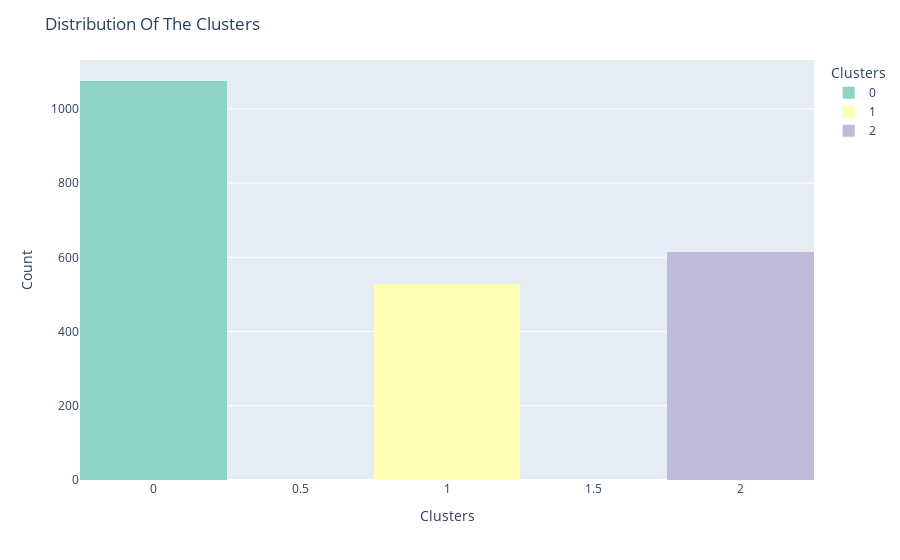

Notebook code for this chart:
### Code cell
# Create a countplot using Plotly Express
fig = px.histogram(data_frame=df, x="Clusters", color="Clusters", color_discrete_sequence=palette,nbins=7)

# Update the layout and title
fig.update_layout(title="Distribution Of The Clusters")
fig.update_xaxes(title_text="Clusters")
fig.update_yaxes(title_text="Count")

# Show the plot
fig.show()

### Figure 1 — Plotly figure (JSON) as saved in the notebook; plotly's stock layout.template omitted (floating-point values rounded to 4 significant figures; data arrays with more than 128 entries replaced by an {"elided": "..."} marker saying what was removed)
{"data": [{"alignmentgroup": "True", "bingroup": "x", "hovertemplate": "Clusters=%{x}<br>count=%{y}<extra></extra>", "legendgroup": "0", "marker": {"color": "rgb(141,211,199)", "pattern": {"shape": ""}}, "name": "0", "nbinsx": 7, "offsetgroup": "0", "orientation": "v", "showlegend": true, "type": "histogram", "x": {"elided": "1075 int values"}, "xaxis": "x", "yaxis": "y"}, {"alignmentgroup": "True", "bingroup": "x", "hovertemplate": "Clusters=%{x}<br>count=%{y}<extra></extra>", "legendgroup": "1", "marker": {"color": "rgb(255,255,179)", "pattern": {"shape": ""}}, "name": "1", "nbinsx": 7, "offsetgroup": "1", "orientation": "v", "showlegend": true, "type": "histogram", "x": {"elided": "528 int values"}, "xaxis": "x", "yaxis": "y"}, {"alignmentgroup": "True", "bingroup": "x", "hovertemplate": "Clusters=%{x}<br>count=%{y}<extra></extra>", "legendgroup": "2", "marker": {"color": "rgb(190,186,218)", "pattern": {"shape": ""}}, "name": "2", "nbinsx": 7, "offsetgroup": "2", "orientation": "v", "showlegend": true, "type": "histogram", "x": {"elided": "613 int values"}, "xaxis": "x", "yaxis": "y"}], "layout": {"barmode": "relative", "legend": {"title": {"text": "Clusters"}, "tracegroupgap": 0}, "margin": {"t": 60}, "title": {"text": "Distribution Of The Clusters"}, "xaxis": {"anchor": "y", "categoryarray": [0, 1, 2], "categoryorder": "array", "domain": [0, 1], "title": {"text": "Clusters"}}, "yaxis": {"anchor": "x", "domain": [0, 1], "title": {"text": "Count"}}}}
